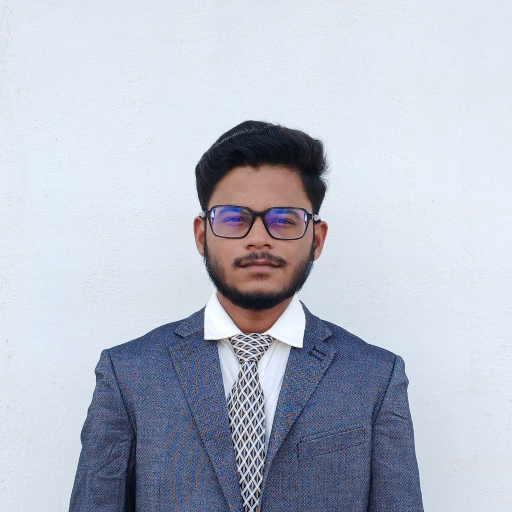
#> input picture reference/farhaan-photo.jpg, 1024 x 1024 px, found by its file name (shown at 1/2 size)
$ python extract-farhaan-cutout.py
#> lines starting #> are read from the running program, lines starting #| are printed output that depends on the picture; after the words box and inside, x2 and y2 are one past the last pixel; in counts of white or black regions, pixels touching at a corner belong together
"""
Extract Farhaan's portrait from the reference photo into a transparent cut-out and avatar.
"""
from PIL import Image, ImageDraw, ImageFilter
import numpy as np
import os
from collections import deque

SRC = 'reference/farhaan-photo.jpg'
OUT_CUTOUT = 'public/assets/name-cutout.webp'
OUT_AVATAR = 'public/assets/avatar.webp'

src = Image.open(SRC).convert('RGB')
#> src is the input picture: PIL image 1024x1024 RGB; mean R, G, B 183.5, 189.8, 202.7
W, H = src.size
#> W = 1024; H = 1024
print(f"Loaded source image {SRC} with size {W}x{H}")
#| Loaded source image reference/farhaan-photo.jpg with size 1024x1024

# 1. Avatar generation (head crop centered on face)
head_size = int(min(W, H) * 0.55)
#> head_size = 563
center_x = int(W * 0.505)
#> center_x = 517
center_y = int(H * 0.40)
#> center_y = 409
left = max(0, center_x - head_size // 2)
#> left = 236
top = max(0, center_y - head_size // 2)
#> top = 128
right = min(W, left + head_size)
#> right = 799
bottom = min(H, top + head_size)
#> bottom = 691

avatar_crop = src.crop((left, top, right, bottom)).resize((256, 256), Image.LANCZOS)
avatar_crop.save(OUT_AVATAR, quality=92, method=6)
print(f"Saved {OUT_AVATAR} 256x256")

# 2. Cutout extraction
C = np.array(src).astype(np.float32)
SENT = (255, 0, 255)

f = src.copy()
px = f.load()

# Flood fill from outer boundaries
for x in range(2, W - 2, 16):
    for y in (2, H - 3):
        c = px[x, y]
        if c != SENT and c[0] > 180 and c[1] > 180 and c[2] > 180:
            ImageDraw.floodfill(f, (x, y), SENT, thresh=22)

for y in range(2, H - 2, 16):
    for x in (2, W - 3):
        c = px[x, y]
        if c != SENT and c[0] > 180 and c[1] > 180 and c[2] > 180:
            ImageDraw.floodfill(f, (x, y), SENT, thresh=22)
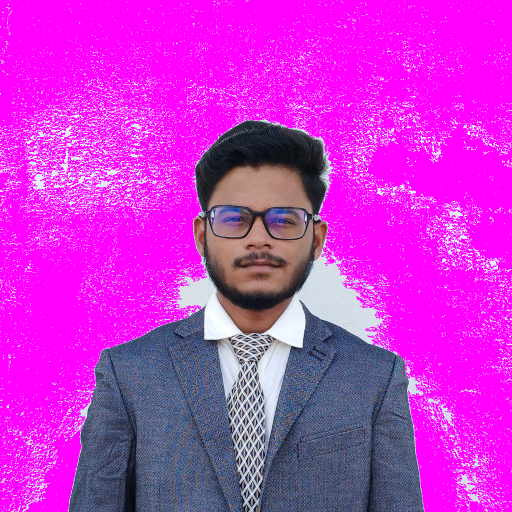
#> f: PIL image 1024x1024 RGB (shown at 1/2 size); mean R, G, B 202, 52, 210.6

bg = np.all(np.array(f) == np.array(SENT), axis=2)
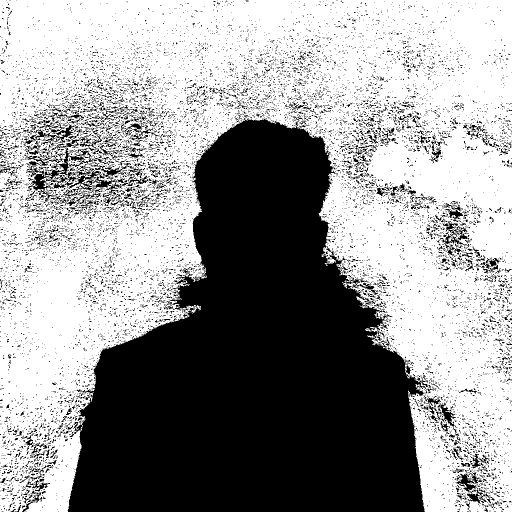
#> bg: shape (1024, 1024) bool (shown at 1/2 size); 59.3% white; 12207 black regions (11658 under 20 px), largest, box (x1, y1, x2, y2) and area: (135, 235, 873, 1024) 352130, (54, 278, 185, 391) 2973, (126, 342, 245, 393) 1547

# Also catch near-white backdrop regions not reached by flood
neutral = (C.max(2) - C.min(2)) < 25
#> neutral: shape (1024, 1024) bool; 75.9% white; 219 black regions (125 under 20 px), largest, box (x1, y1, x2, y2) and area: (135, 612, 493, 1024) 98937, (513, 603, 849, 1024) 97786, (412, 432, 655, 588) 21443
pale = (C.mean(2) > 205) & neutral
#> pale: shape (1024, 1024) bool; 69.9% white; 186 black regions (181 under 20 px), largest, box (x1, y1, x2, y2) and area: (135, 239, 849, 1024) 314713, (80, 666, 96, 688) 173, (97, 670, 120, 674) 46, (96, 646, 102, 650) 24, (546, 716, 552, 720) 20

def dil(m, r):
#> called with r = 25
    for _ in range(r):
        o = m.copy()
        o[1:, :] |= m[:-1, :]; o[:-1, :] |= m[1:, :]
        o[:, 1:] |= m[:, :-1]; o[:, :-1] |= m[:, 1:]
        m = o
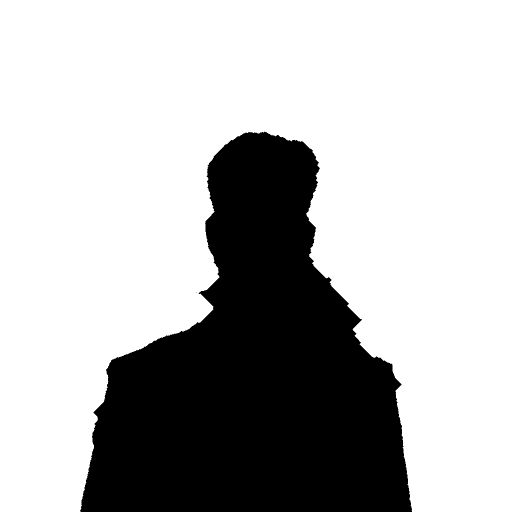
#> o: shape (1024, 1024) bool (shown at 1/2 size); 71.5% white; 2 black regions (1 under 20 px), largest, box (x1, y1, x2, y2) and area: (160, 263, 824, 1024) 298983
    return m

def ero(m, r): return ~dil(~m, r)

# Guard against eating shirt: shirt is deep inside, backdrop is connected to edges
bg = bg | (pale & ~ero(~bg, 25))
#> bg: shape (1024, 1024) bool; 67.8% white; 151 black regions (150 under 20 px), largest, box (x1, y1, x2, y2) and area: (135, 239, 849, 1024) 337382

# Matte creation
inner, outer = ero(~bg, 3), dil(~bg, 2)
#> in ero (call 2), `def ero(m, r): return ~dil(~m, r)`: returned value: shape (1024, 1024) bool; 31.5% white; 2 white regions (1 under 20 px), largest, box (x1, y1, x2, y2) and area: (138, 243, 846, 1024) 330728
band = outer & ~inner
#> band: shape (1024, 1024) bool; 1.3% white; 114 white regions (89 under 20 px), largest, box (x1, y1, x2, y2) and area: (133, 237, 851, 1024) 11331, (420, 421, 428, 432) 54, (214, 529, 225, 536) 37
brightness = C.mean(2)

alpha = np.where(inner, 1.0, 0.0)
alpha[band] = np.clip((245.0 - brightness[band]) / 80.0, 0.0, 1.0)
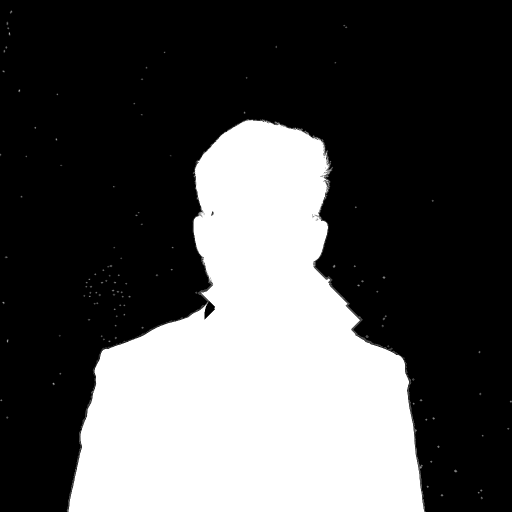
#> alpha: shape (1024, 1024) float64 (shown at 1/2 size); min 0, max 1, mean 0.322
alpha[~outer] = 0.0

alpha = np.array(
    Image.fromarray((alpha * 255).astype(np.uint8), 'L').filter(ImageFilter.GaussianBlur(0.6))
).astype(np.float32) / 255.0

# Keep main body component and fill enclosed holes
solid = alpha > 0.1
#> solid: shape (1024, 1024) bool; 32.8% white; 113 white regions (94 under 20 px), largest, box (x1, y1, x2, y2) and area: (133, 238, 851, 1024) 341948, (214, 530, 225, 535) 30, (16, 64, 22, 72) 29
keep = np.zeros_like(solid)
for y in range(H):
    row = solid[y]
    if not row.any(): continue
    edges = np.flatnonzero(np.diff(np.concatenate(([0], row.view(np.int8), [0]))))
    starts, ends = edges[0::2], edges[1::2]
    lengths = ends - starts
    longest = lengths.max()
    for st, en, ln in zip(starts, ends, lengths):
        if ln >= max(0.02 * longest, 4):
            keep[y, st:en] = True
#> this loop made 1024 passes
#> (starts, ends, lengths, longest) on passes 21 to 23: ([22], [23], [1], 1), ([21], [24], [3], 3), ([20], [25], [5], 5)
#> keep: shape (1024, 1024) bool; 32.6% white; 50 white regions (47 under 20 px), largest, box (x1, y1, x2, y2) and area: (133, 238, 851, 1024) 341781, (16, 66, 22, 70) 21, (19, 22, 25, 26) 20

alpha = np.where(keep, alpha, 0.0)

# Fill holes inside body
holes = alpha < 0.35
#> holes: shape (1024, 1024) bool; 67.9% white; 65 black regions (64 under 20 px), largest, box (x1, y1, x2, y2) and area: (137, 239, 850, 1024) 336900
seen = np.zeros_like(holes)
q = deque()
for x in range(W):
    for y in (0, H - 1):
        if holes[y, x] and not seen[y, x]:
            seen[y, x] = True; q.append((y, x))
#> seen: shape (1024, 1024) bool; 0.13% white in thin lines or dots
for y in range(H):
    for x in (0, W - 1):
        if holes[y, x] and not seen[y, x]:
            seen[y, x] = True; q.append((y, x))
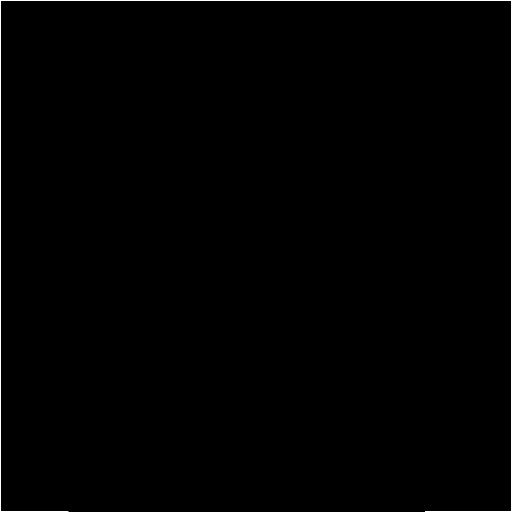
#> seen: shape (1024, 1024) bool (shown at 1/2 size); 0.32% white in thin lines or dots
while q:
    y, x = q.popleft()
    for ny, nx in ((y+1,x),(y-1,x),(y,x+1),(y,x-1)):
        if 0 <= ny < H and 0 <= nx < W and holes[ny, nx] and not seen[ny, nx]:
            seen[ny, nx] = True; q.append((ny, nx))
#> seen: shape (1024, 1024) bool; 67.8% white; 65 black regions (64 under 20 px), largest, box (x1, y1, x2, y2) and area: (137, 239, 850, 1024) 336955

enclosed = holes & ~seen
#> enclosed: shape (1024, 1024) bool; 0.01% white in thin lines or dots, all inside (x1, y1, x2, y2) = (403, 241, 840, 956)
alpha = np.where(enclosed, 1.0, alpha)

# Despill against white/pale backdrop
BACKDROP = np.array([242.0, 242.0, 242.0])
a3 = np.dstack([alpha] * 3)
F = np.clip(np.where(a3 > 0.02, (C - (1.0 - a3) * BACKDROP) / np.maximum(a3, 0.02), C), 0, 255)

img = Image.fromarray(np.dstack([F, alpha * 255]).astype(np.uint8), 'RGBA')
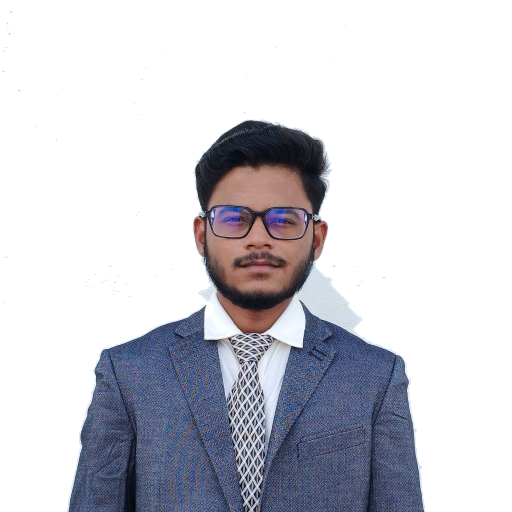
#> img: PIL image 1024x1024 RGBA (shown at 1/2 size); mean R, G, B, A 183, 189.4, 202.5, 81.9; transparent parts drawn white
bbox = img.split()[3].getbbox()
#> bbox = (4, 22, 851, 1024)
if bbox:
    img = img.crop(bbox)
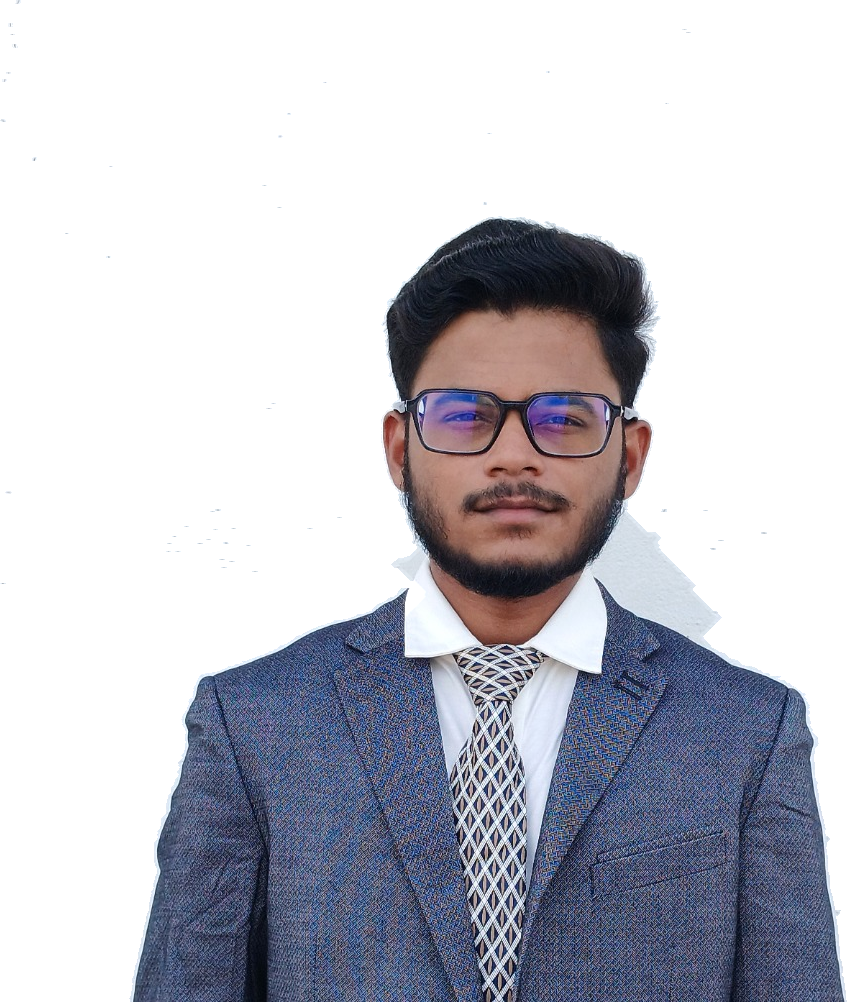
#> img: PIL image 847x1002 RGBA; mean R, G, B, A 173.3, 179.3, 193.3, 101.2; transparent parts drawn white

img.save(OUT_CUTOUT, quality=92, method=6)
print(f"Saved {OUT_CUTOUT} {img.size} aspect {img.width/img.height:.3f} {os.path.getsize(OUT_CUTOUT)//1024} KB")
#| Saved public/assets/name-cutout.webp (847, 1002) aspect 0.845 193 KB
